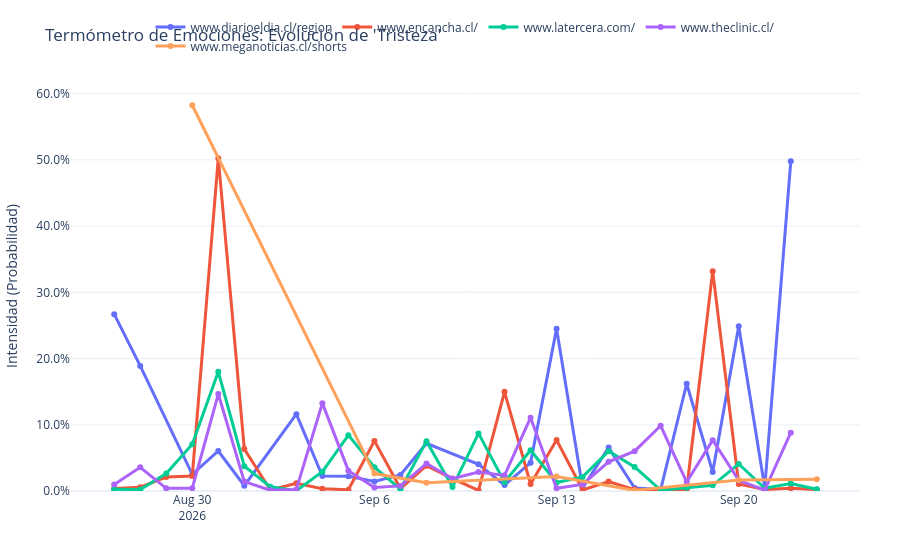

The code cell stored with this chart in its notebook:
### Code cell
fig.show()

### Figure 1 — Plotly figure (JSON) as saved in the notebook; plotly's stock layout.template omitted (floating-point values rounded to 4 significant figures)
{"data": [{"connectgaps": true, "hovertemplate": "Medio de Comunicación=www.diarioeldia.cl/region<br>=%{x}<br>Intensidad (Probabilidad)=%{y}<extra></extra>", "legendgroup": "www.diarioeldia.cl/region", "line": {"color": "#636efa", "dash": "solid", "width": 3}, "marker": {"size": 6, "symbol": "circle"}, "mode": "lines+markers", "name": "www.diarioeldia.cl/region", "orientation": "v", "showlegend": true, "type": "scatter", "x": ["2026-08-27T00:00:00", "2026-08-28T00:00:00", "2026-08-30T00:00:00", "2026-08-31T00:00:00", "2026-09-01T00:00:00", "2026-09-03T00:00:00", "2026-09-04T00:00:00", "2026-09-05T00:00:00", "2026-09-06T00:00:00", "2026-09-07T00:00:00", "2026-09-08T00:00:00", "2026-09-10T00:00:00", "2026-09-11T00:00:00", "2026-09-12T00:00:00", "2026-09-13T00:00:00", "2026-09-14T00:00:00", "2026-09-15T00:00:00", "2026-09-16T00:00:00", "2026-09-17T00:00:00", "2026-09-18T00:00:00", "2026-09-19T00:00:00", "2026-09-20T00:00:00", "2026-09-21T00:00:00", "2026-09-22T00:00:00"], "xaxis": "x", "y": [0.267, 0.1889, 0.02521, 0.06041, 0.008083, 0.116, 0.0225, 0.02235, 0.01432, 0.02418, 0.07208, 0.04029, 0.008925, 0.0427, 0.2451, 0.004508, 0.06551, 0.004345, 0.002199, 0.1619, 0.02864, 0.2489, 0.004779, 0.4978], "yaxis": "y"}, {"connectgaps": true, "hovertemplate": "Medio de Comunicación=www.encancha.cl/<br>=%{x}<br>Intensidad (Probabilidad)=%{y}<extra></extra>", "legendgroup": "www.encancha.cl/", "line": {"color": "#EF553B", "dash": "solid", "width": 3}, "marker": {"size": 6, "symbol": "circle"}, "mode": "lines+markers", "name": "www.encancha.cl/", "orientation": "v", "showlegend": true, "type": "scatter", "x": ["2026-08-27T00:00:00", "2026-08-28T00:00:00", "2026-08-29T00:00:00", "2026-08-30T00:00:00", "2026-08-31T00:00:00", "2026-09-01T00:00:00", "2026-09-02T00:00:00", "2026-09-03T00:00:00", "2026-09-04T00:00:00", "2026-09-05T00:00:00", "2026-09-06T00:00:00", "2026-09-07T00:00:00", "2026-09-08T00:00:00", "2026-09-09T00:00:00", "2026-09-10T00:00:00", "2026-09-11T00:00:00", "2026-09-12T00:00:00", "2026-09-13T00:00:00", "2026-09-14T00:00:00", "2026-09-15T00:00:00", "2026-09-16T00:00:00", "2026-09-17T00:00:00", "2026-09-18T00:00:00", "2026-09-19T00:00:00", "2026-09-20T00:00:00", "2026-09-21T00:00:00", "2026-09-22T00:00:00", "2026-09-23T00:00:00"], "xaxis": "x", "y": [0.003591, 0.005702, 0.0211, 0.02265, 0.5024, 0.0635, 0.001537, 0.01163, 0.003347, 0.001824, 0.07566, 0.00373, 0.03815, 0.01883, 0.0008143, 0.1498, 0.01061, 0.07693, 0.001607, 0.01424, 0.002126, 0.001978, 0.002237, 0.3319, 0.01062, 0.002449, 0.004214, 0.002184], "yaxis": "y"}, {"connectgaps": true, "hovertemplate": "Medio de Comunicación=www.latercera.com/<br>=%{x}<br>Intensidad (Probabilidad)=%{y}<extra></extra>", "legendgroup": "www.latercera.com/", "line": {"color": "#00cc96", "dash": "solid", "width": 3}, "marker": {"size": 6, "symbol": "circle"}, "mode": "lines+markers", "name": "www.latercera.com/", "orientation": "v", "showlegend": true, "type": "scatter", "x": ["2026-08-27T00:00:00", "2026-08-28T00:00:00", "2026-08-29T00:00:00", "2026-08-30T00:00:00", "2026-08-31T00:00:00", "2026-09-01T00:00:00", "2026-09-02T00:00:00", "2026-09-03T00:00:00", "2026-09-04T00:00:00", "2026-09-05T00:00:00", "2026-09-06T00:00:00", "2026-09-07T00:00:00", "2026-09-08T00:00:00", "2026-09-09T00:00:00", "2026-09-10T00:00:00", "2026-09-11T00:00:00", "2026-09-12T00:00:00", "2026-09-13T00:00:00", "2026-09-14T00:00:00", "2026-09-15T00:00:00", "2026-09-16T00:00:00", "2026-09-17T00:00:00", "2026-09-18T00:00:00", "2026-09-19T00:00:00", "2026-09-20T00:00:00", "2026-09-21T00:00:00", "2026-09-22T00:00:00", "2026-09-23T00:00:00"], "xaxis": "x", "y": [0.002525, 0.002124, 0.0264, 0.07058, 0.18, 0.03748, 0.006385, 0.0004955, 0.02912, 0.08428, 0.03584, 0.002701, 0.07496, 0.005904, 0.08696, 0.01334, 0.06153, 0.01282, 0.02125, 0.06017, 0.03628, 0.001242, 0.004944, 0.008561, 0.04087, 0.004133, 0.01138, 0.002535], "yaxis": "y"}, {"connectgaps": true, "hovertemplate": "Medio de Comunicación=www.theclinic.cl/<br>=%{x}<br>Intensidad (Probabilidad)=%{y}<extra></extra>", "legendgroup": "www.theclinic.cl/", "line": {"color": "#ab63fa", "dash": "solid", "width": 3}, "marker": {"size": 6, "symbol": "circle"}, "mode": "lines+markers", "name": "www.theclinic.cl/", "orientation": "v", "showlegend": true, "type": "scatter", "x": ["2026-08-27T00:00:00", "2026-08-28T00:00:00", "2026-08-29T00:00:00", "2026-08-30T00:00:00", "2026-08-31T00:00:00", "2026-09-01T00:00:00", "2026-09-02T00:00:00", "2026-09-03T00:00:00", "2026-09-04T00:00:00", "2026-09-05T00:00:00", "2026-09-06T00:00:00", "2026-09-07T00:00:00", "2026-09-08T00:00:00", "2026-09-09T00:00:00", "2026-09-10T00:00:00", "2026-09-11T00:00:00", "2026-09-12T00:00:00", "2026-09-13T00:00:00", "2026-09-14T00:00:00", "2026-09-15T00:00:00", "2026-09-16T00:00:00", "2026-09-17T00:00:00", "2026-09-18T00:00:00", "2026-09-19T00:00:00", "2026-09-20T00:00:00", "2026-09-21T00:00:00", "2026-09-22T00:00:00"], "xaxis": "x", "y": [0.009664, 0.0357, 0.003966, 0.004193, 0.1464, 0.01422, 0.001132, 0.002421, 0.1326, 0.03074, 0.0053, 0.00772, 0.04156, 0.01868, 0.02852, 0.0236, 0.1107, 0.004201, 0.009975, 0.04416, 0.0602, 0.09852, 0.01351, 0.07679, 0.01603, 0.001426, 0.088], "yaxis": "y"}, {"connectgaps": true, "hovertemplate": "Medio de Comunicación=www.meganoticias.cl/shorts<br>=%{x}<br>Intensidad (Probabilidad)=%{y}<extra></extra>", "legendgroup": "www.meganoticias.cl/shorts", "line": {"color": "#FFA15A", "dash": "solid", "width": 3}, "marker": {"size": 6, "symbol": "circle"}, "mode": "lines+markers", "name": "www.meganoticias.cl/shorts", "orientation": "v", "showlegend": true, "type": "scatter", "x": ["2026-08-30T00:00:00", "2026-09-06T00:00:00", "2026-09-08T00:00:00", "2026-09-13T00:00:00", "2026-09-16T00:00:00", "2026-09-20T00:00:00", "2026-09-23T00:00:00"], "xaxis": "x", "y": [0.5824, 0.0263, 0.01232, 0.02196, 0.0009409, 0.0166, 0.01791], "yaxis": "y"}], "layout": {"hovermode": "x unified", "legend": {"orientation": "h", "title": {}, "tracegroupgap": 0, "x": 0.5, "xanchor": "center", "y": 1.05, "yanchor": "bottom"}, "margin": {"b": 40, "l": 40, "r": 40, "t": 80}, "title": {"text": "Termómetro de Emociones: Evolución de 'Tristeza'"}, "xaxis": {"anchor": "y", "domain": [0, 1], "showgrid": false, "title": {"text": ""}}, "yaxis": {"anchor": "x", "domain": [0, 1], "rangemode": "tozero", "tickformat": ".1%", "title": {"text": "Intensidad (Probabilidad)"}}}}
